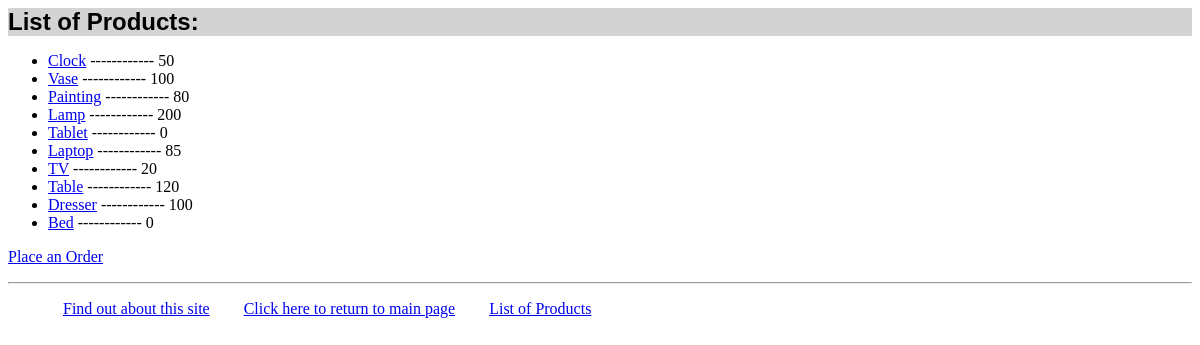
Page /myapp/products on the earlier database version.
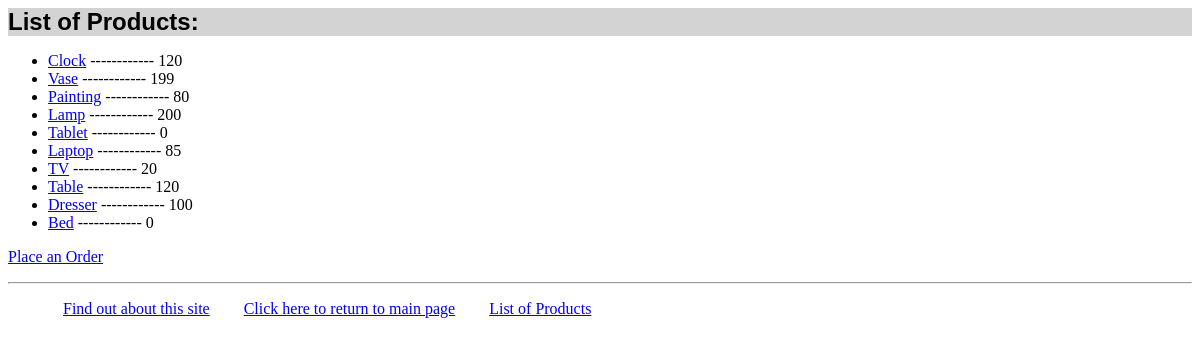
Same page on the later database version.
### myapp/models.py (models this page shows, shortened)
class Product(models.Model):
    category = models.ForeignKey(Category, related_name='products', on_delete=models.CASCADE)
    name = models.CharField(max_length=200)
    price = models.DecimalField(max_digits=10, decimal_places=2)
    stock = models.PositiveIntegerField(default=100, validators=[validate_stock])
    available = models.BooleanField(default=True)
    optional = models.CharField(max_length=300, default='', blank=True)
    interested = models.PositiveIntegerField(default=0)

### myapp/views.py (the view)
# urls.py: path(r'products', views.products, name='products'),
def products(request):
    prodlist = Product.objects.all().order_by('id')[:10]
    return render(request, 'myapp/products.html', {'prodlist': prodlist})

### myapp/templates/myapp/products.html (shortened to what this page needs)
{% extends 'myapp/base.html' %}
{% block body_block %}
    <h1>List of Products:</h1>
    <ul>
        {% for prod in prodlist %}
            <li><a href="{% url 'myapp:productdetail' prod_id=prod.id %}"> {{ prod.name }}</a> ------------ {{ prod.stock }}</li>
        {% endfor %}
    </ul>
    <p><a href="{% url 'myapp:placeorder' %}">Place an Order</a></p>
{% endblock %}

### myapp/templates/myapp/base.html (shortened to what this page needs)
<!DOCTYPE html>
{% load static %}
<html>
<head>
    <link rel="stylesheet" type="text/css" href="{% static 'myapp/style.css' %}"/>
    <title>Online Store APP - {% block title %}Welcome!{% endblock %}</title></head>
<body>
<div>
    {% block body_block %}*** {% endblock %} </div>
<hr/>
<div>
    <ul>
        <li class="hbar1"><a href="{% url 'myapp:about' %}">Find out about this site</a></li>
        <li class="hbar1"><a href="{% url 'myapp:index' %}">Click here to return to main page</a></li>
         <li class="hbar1"><a href="{% url 'myapp:products' %}">List of Products</a><br/></li>
    </ul>
</div>
</body>
</html>

### myapp/static/myapp/style.css (style rules this page uses)
h1 { color: black; font-family: arial, sans-serif; font-size: 24px; font-weight: bold; margin-top: 0px; margin-bottom: 1px; background-color: lightgray; }
.hbar1 { display: inline; margin: 15px; }

Differences in the rows shown:
changed Product "Clock": stock "50" → "120"
changed Product "Vase": stock "100" → "199"
